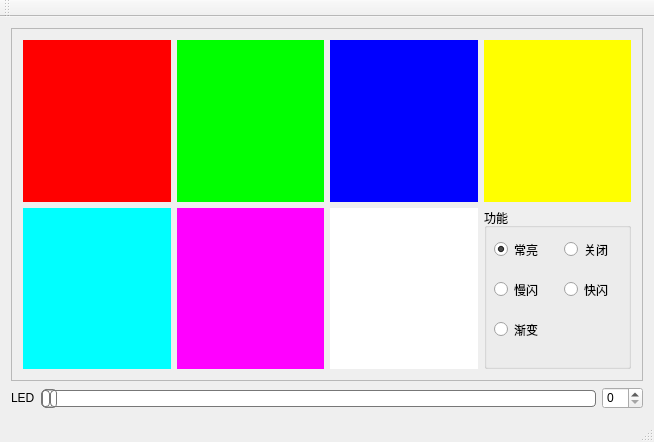
<?xml version="1.0" encoding="UTF-8"?>
<ui version="4.0">
 <class>MainWindow</class>
 <widget class="QMainWindow" name="MainWindow">
  <property name="geometry">
   <rect>
    <x>0</x>
    <y>0</y>
    <width>654</width>
    <height>442</height>
   </rect>
  </property>
  <property name="windowTitle">
   <string>MainWindow</string>
  </property>
  <widget class="QWidget" name="centralWidget">
   <property name="styleSheet">
    <string notr="true">QSlider::groove:horizontal {  
  border: 1px solid #bbb;  
  background: white;  
  height: 15px;  
  border-radius: 4px;  
  }  
    
  QSlider::sub-page:horizontal {  
  background: qlineargradient(x1: 0, y1: 0,    x2: 0, y2: 1,  
      stop: 0 #66e, stop: 1 #bbf);  
  background: qlineargradient(x1: 0, y1: 0.2, x2: 1, y2: 1,  
      stop: 0 #bbf, stop: 1 #55f);  
  border: 1px solid #777;  
  height: 20px;  
  border-radius: 4px;  
  }  
    
  QSlider::add-page:horizontal {  
  background: #fff;  
  border: 1px solid #777;  
  height: 10px;  
  border-radius: 4px;  
  }  
    
  QSlider::handle:horizontal {  
  background: qlineargradient(x1:0, y1:0, x2:1, y2:1,  
      stop:0 #eee, stop:1 #ccc);  
  border: 1px solid #777;  
  width: 13px;  
  margin-top: -2px;  
  margin-bottom: -2px;  
  border-radius: 4px;  
  }  
    
  QSlider::handle:horizontal:hover {  
  background: qlineargradient(x1:0, y1:0, x2:1, y2:1,  
      stop:0 #fff, stop:1 #ddd);  
  border: 1px solid #444;  
  border-radius: 4px;  
  }  
    
  QSlider::sub-page:horizontal:disabled {  
  background: #bbb;  
  border-color: #999;  
  }  
    
  QSlider::add-page:horizontal:disabled {  
  background: #eee;  
  border-color: #999;  
  }  
    
  QSlider::handle:horizontal:disabled {  
  background: #eee;  
  border: 1px solid #aaa;  
  border-radius: 4px;  
  }  </string>
   </property>
   <layout class="QGridLayout" name="gridLayout_2" rowstretch="6,0">
    <item row="1" column="0">
     <layout class="QHBoxLayout" name="horizontalLayout">
      <item>
       <widget class="QLabel" name="label">
        <property name="text">
         <string>LED</string>
        </property>
       </widget>
      </item>
      <item>
       <widget class="QSlider" name="hSlider_level">
        <property name="sizePolicy">
         <sizepolicy hsizetype="Expanding" vsizetype="Preferred">
          <horstretch>0</horstretch>
          <verstretch>0</verstretch>
         </sizepolicy>
        </property>
        <property name="maximum">
         <number>20</number>
        </property>
        <property name="orientation">
         <enum>Qt::Horizontal</enum>
        </property>
       </widget>
      </item>
      <item>
       <widget class="QSpinBox" name="spinBox">
        <property name="sizePolicy">
         <sizepolicy hsizetype="Preferred" vsizetype="Preferred">
          <horstretch>0</horstretch>
          <verstretch>0</verstretch>
         </sizepolicy>
        </property>
        <property name="maximum">
         <number>20</number>
        </property>
       </widget>
      </item>
     </layout>
    </item>
    <item row="0" column="0">
     <widget class="QFrame" name="frame">
      <property name="frameShape">
       <enum>QFrame::StyledPanel</enum>
      </property>
      <property name="frameShadow">
       <enum>QFrame::Raised</enum>
      </property>
      <layout class="QGridLayout" name="gridLayout">
       <item row="2" column="0">
        <widget class="CusLabel" name="label_5">
         <property name="styleSheet">
          <string notr="true">background-color: rgb(0, 255, 255);</string>
         </property>
         <property name="text">
          <string/>
         </property>
         <property name="alignment">
          <set>Qt::AlignBottom|Qt::AlignLeading|Qt::AlignLeft</set>
         </property>
        </widget>
       </item>
       <item row="0" column="0">
        <widget class="CusLabel" name="label_1">
         <property name="autoFillBackground">
          <bool>false</bool>
         </property>
         <property name="styleSheet">
          <string notr="true">background-color: rgb(255, 0, 0);</string>
         </property>
         <property name="text">
          <string/>
         </property>
         <property name="alignment">
          <set>Qt::AlignBottom|Qt::AlignLeading|Qt::AlignLeft</set>
         </property>
        </widget>
       </item>
       <item row="0" column="1">
        <widget class="CusLabel" name="label_2">
         <property name="styleSheet">
          <string notr="true">background-color: rgb(0, 255, 0);</string>
         </property>
         <property name="text">
          <string/>
         </property>
         <property name="alignment">
          <set>Qt::AlignBottom|Qt::AlignLeading|Qt::AlignLeft</set>
         </property>
        </widget>
       </item>
       <item row="0" column="2">
        <widget class="CusLabel" name="label_3">
         <property name="styleSheet">
          <string notr="true">background-color: rgb(0, 0, 255);</string>
         </property>
         <property name="text">
          <string/>
         </property>
         <property name="alignment">
          <set>Qt::AlignBottom|Qt::AlignLeading|Qt::AlignLeft</set>
         </property>
        </widget>
       </item>
       <item row="0" column="3">
        <widget class="CusLabel" name="label_4">
         <property name="sizePolicy">
          <sizepolicy hsizetype="Preferred" vsizetype="Preferred">
           <horstretch>0</horstretch>
           <verstretch>0</verstretch>
          </sizepolicy>
         </property>
         <property name="styleSheet">
          <string notr="true">background-color: rgb(255, 255, 0);</string>
         </property>
         <property name="text">
          <string/>
         </property>
         <property name="alignment">
          <set>Qt::AlignBottom|Qt::AlignLeading|Qt::AlignLeft</set>
         </property>
        </widget>
       </item>
       <item row="2" column="1">
        <widget class="CusLabel" name="label_6">
         <property name="styleSheet">
          <string notr="true">background-color: rgb(255, 0, 255);</string>
         </property>
         <property name="text">
          <string/>
         </property>
         <property name="alignment">
          <set>Qt::AlignBottom|Qt::AlignLeading|Qt::AlignLeft</set>
         </property>
        </widget>
       </item>
       <item row="2" column="2">
        <widget class="CusLabel" name="label_7">
         <property name="styleSheet">
          <string notr="true">background-color: rgb(255, 255, 255);</string>
         </property>
         <property name="text">
          <string/>
         </property>
         <property name="alignment">
          <set>Qt::AlignBottom|Qt::AlignLeading|Qt::AlignLeft</set>
         </property>
        </widget>
       </item>
       <item row="2" column="3">
        <widget class="QGroupBox" name="groupBox">
         <property name="title">
          <string>功能</string>
         </property>
         <widget class="QRadioButton" name="radioBtn_on">
          <property name="geometry">
           <rect>
            <x>10</x>
            <y>30</y>
            <width>61</width>
            <height>23</height>
           </rect>
          </property>
          <property name="text">
           <string>常亮</string>
          </property>
          <property name="checked">
           <bool>true</bool>
          </property>
         </widget>
         <widget class="QRadioButton" name="radioBtn_slow">
          <property name="geometry">
           <rect>
            <x>10</x>
            <y>70</y>
            <width>61</width>
            <height>23</height>
           </rect>
          </property>
          <property name="text">
           <string>慢闪</string>
          </property>
         </widget>
         <widget class="QRadioButton" name="radioBtn_fast">
          <property name="geometry">
           <rect>
            <x>80</x>
            <y>70</y>
            <width>61</width>
            <height>23</height>
           </rect>
          </property>
          <property name="text">
           <string>快闪</string>
          </property>
         </widget>
         <widget class="QRadioButton" name="radioBtn_gra">
          <property name="geometry">
           <rect>
            <x>10</x>
            <y>110</y>
            <width>61</width>
            <height>23</height>
           </rect>
          </property>
          <property name="text">
           <string>渐变</string>
          </property>
         </widget>
         <widget class="QRadioButton" name="radioBtn_off">
          <property name="geometry">
           <rect>
            <x>80</x>
            <y>30</y>
            <width>61</width>
            <height>23</height>
           </rect>
          </property>
          <property name="text">
           <string>关闭</string>
          </property>
         </widget>
        </widget>
       </item>
      </layout>
     </widget>
    </item>
   </layout>
  </widget>
  <widget class="QMenuBar" name="menuBar">
   <property name="geometry">
    <rect>
     <x>0</x>
     <y>0</y>
     <width>654</width>
     <height>22</height>
    </rect>
   </property>
  </widget>
  <widget class="QToolBar" name="mainToolBar">
   <attribute name="toolBarArea">
    <enum>TopToolBarArea</enum>
   </attribute>
   <attribute name="toolBarBreak">
    <bool>false</bool>
   </attribute>
  </widget>
  <widget class="QStatusBar" name="statusBar"/>
 </widget>
 <layoutdefault spacing="6" margin="11"/>
 <customwidgets>
  <customwidget>
   <class>CusLabel</class>
   <extends>QLabel</extends>
   <header>CusLabel.h</header>
   <slots>
    <signal>clicked()</signal>
   </slots>
  </customwidget>
 </customwidgets>
 <resources/>
 <connections>
  <connection>
   <sender>hSlider_level</sender>
   <signal>valueChanged(int)</signal>
   <receiver>spinBox</receiver>
   <slot>setValue(int)</slot>
   <hints>
    <hint type="sourcelabel">
     <x>539</x>
     <y>304</y>
    </hint>
    <hint type="destinationlabel">
     <x>689</x>
     <y>300</y>
    </hint>
   </hints>
  </connection>
  <connection>
   <sender>spinBox</sender>
   <signal>valueChanged(int)</signal>
   <receiver>hSlider_level</receiver>
   <slot>setValue(int)</slot>
   <hints>
    <hint type="sourcelabel">
     <x>673</x>
     <y>310</y>
    </hint>
    <hint type="destinationlabel">
     <x>532</x>
     <y>302</y>
    </hint>
   </hints>
  </connection>
 </connections>
</ui>
